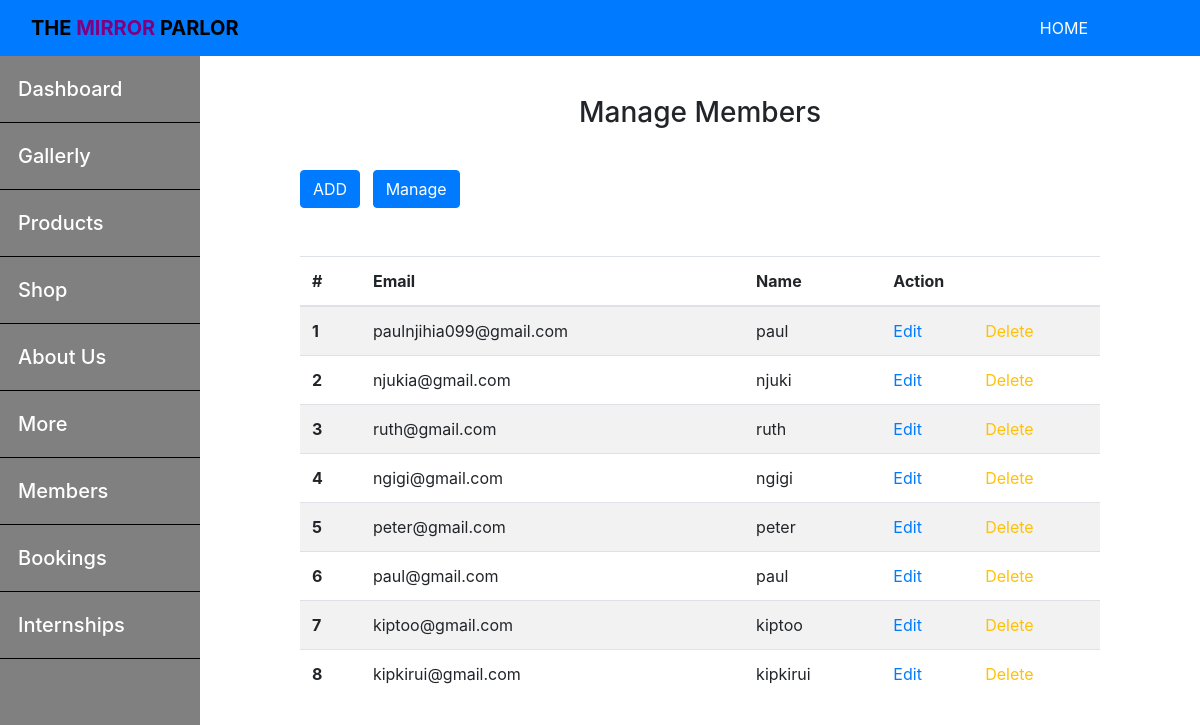
Screenshot of /admin/members/index.php with the database file from the repository.
### tables this page shows
CREATE TABLE `users` (
  `id` int(255) NOT NULL,
  `admin` tinyint(4) NOT NULL,
  `username` varchar(255) NOT NULL,
  `email` varchar(255) NOT NULL,
  `password` varchar(255) NOT NULL
);

### app/controllers/users.php (called while the page is built, shortened)
<?php
    include(ROOT_PATH . '/app/database/db.php');
    $table = 'users';
    $users_data = selectAll($table);

### app/database/db.php (called while the page is built, shortened)
<?php
    require('connect.php');
    function selectAll($table, $conditions = []){
        global $conn;
        $sql = "SELECT * FROM $table";
        if (empty($conditions)) {
            $stml = $conn->prepare($sql);
            $stml->execute();
            $records = $stml->get_result()->fetch_all(MYSQLI_ASSOC);
            return $records;
        }
    }

### admin/members/index.php (the view, shortened to what this page needs)
<?php
    include(ROOT_PATH . '/app/controllers/users.php');
?>
<!DOCTYPE html>
<html lang="en">
<head>
    <link rel="stylesheet" href="https://cdnjs.cloudflare.com/ajax/libs/bootstrap/4.6.1/css/bootstrap.min.css" />
</head>
<body>
<?php include(ROOT_PATH . '/app/helpers/adminheader.php') ?>
   <div class="wrapper">
   <?php include(ROOT_PATH . '/app/helpers/adminsidebar.php') ?>
        <div class="mainbar">
            <h3 class="text-center pb-3">Manage Members</h3>
            <span><a href="newmember.php" class="btn btn-primary mt-3 mb-5 mr-2 text-white">ADD</a></span>
            <span><a href="index.php" class="btn btn-primary mt-3 mb-5 text-white">Manage</a></span>
            <table class="table table-hover table-striped caption-top">
                <thead>
                  <tr>
                    <th scope="col">#</th>
                    <th scope="col">Email</th>
                    <th scope="col">Name</th>
                    <th scope="col" colspan='2'>Action</th>
                  </tr>
                </thead>
                <tbody>
                    <?php foreach($users_data as $key => $user): ?>
                        <tr>
                            <th scope="row"><?php echo $key + 1 ?></th>
                            <td><?php echo $user['email'] ?></td>
                            <td><?php echo $user['username'] ?></td>
                            <td><a href="memberedit.php?id=<?php echo $user['id'] ?>" class="text-primary">Edit</a></td>
                            <td><a href="#" class="text-warning">Delete</a></td>
                        </tr>
                    <?php endforeach; ?>
                </tbody>
          </table>
        </div>
    </div>
</body>
</html>

### admin/members/index.php (style rules this page uses)
html, body { height: 100vh; padding: 0px; margin: 0px; }
.wrapper { display: flex; flex-direction: row; height: calc(100% - 105px); height: 100%; }
.mainbar { flex: 8; padding: 40px 100px 100px; height: 100%; overflow-y: scroll; }

### rows the page displays
users: email "paulnjihia099@gmail.com", username "paul"
users: email "njukia@gmail.com", username "njuki"
users: email "ruth@gmail.com", username "ruth"
users: email "ngigi@gmail.com", username "ngigi"
users: email "peter@gmail.com", username "peter"
users: email "paul@gmail.com", username "paul"
users: email "kiptoo@gmail.com", username "kiptoo"
users: email "kipkirui@gmail.com", username "kipkirui"
